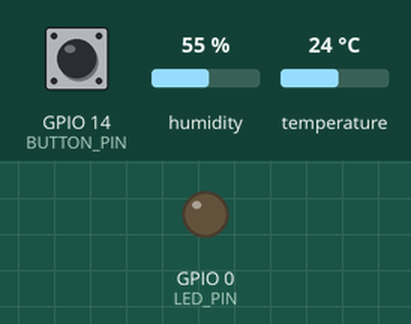
Recording of a sketch running on a simulated ESP8266 (NodeMCU). Shown: output pins drawn as LEDs (lit = HIGH). The test bench sets the inputs (shaded band); at power-on: GPIO 14 (BUTTON_PIN) HIGH, humidity 55 %, temperature 24 °C. WiFi joins after 1.5 s; servers stay silent unless stated; random numbers use the default seed unless the sketch sets one; no MQTT or app messages arrive unless stated; what the sketch prints to the serial monitor is not drawn.

Above: at 4.7 s.
4.8 s: GPIO 14 (BUTTON_PIN) pulled LOW for 0.15 s
At 5.6 s:
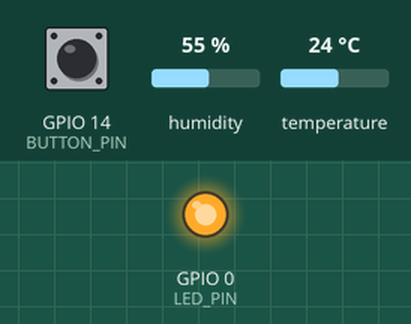
Timing chart, 0 to 7.8 s (numbered marks = the images above; inputs shaded):
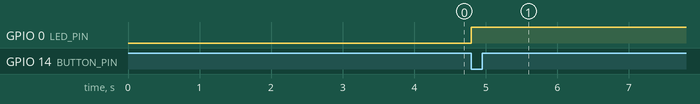

The sketch:

OLEDDHT11.ino
```cpp
#include <ESP8266WiFi.h>
#include <PubSubClient.h>
#include <DHT.h>

// Cấu hình chân cho cảm biến DHT
#define DHTPIN 2          // Chân D4 trên ESP8266
#define DHTTYPE DHT11     // Loại cảm biến DHT có thể là DHT11 hoặc DHT22
#define LED_PIN 0         // Chân D3 (GPIO0) cho đèn LED
#define BUTTON_PIN 14     // Chân D5 (GPIO14) cho nút bấm

DHT dht(DHTPIN, DHTTYPE); // Khởi tạo đối tượng DHT

// Thông tin kết nối WiFi
const char* ssid = "v2022";  // Tên WiFi
const char* password = "Giai12468";    // Mật khẩu WiFi

// Thông tin MQTT Broker
const char* mqtt_server = " 192.168.144.201";
const int mqtt_port = 1883;
const char* mqtt_user = "hovantai";          // Tên đăng nhập MQTT (nếu cần)
const char* mqtt_pass = "123456";        // Mật khẩu MQTT (nếu cần)
 // Chủ đề MQTT để gửi dữ liệu
const char* topic_subscribe = "to-esp8266";
const char* topic_publish = "from-esp8266";
const char* topic_publish_temp = "from-esp8266_temp";
const char* topic_publish_humi = "from-esp8266_humi";
const char* topic_publish_button = "esp8266_button_state";

WiFiClient espClient;
PubSubClient client(espClient);

bool ledState = false; // Trạng thái hiện tại của đèn LED và DHT11
bool sensorActive = false; // Trạng thái hiện tại của nút bấm
bool previousSwitchState = HIGH; // Trạng thái trước đó của nút

void setup() {
  // Khởi tạo kết nối Serial để debug
  Serial.begin(115200);
  delay(500); // Đợi một chút để ổn định

  // Kết nối tới mạng WiFi
  Serial.println();
  Serial.print("Đang kết nối tới mạng WiFi: ");
  Serial.println(ssid);

  WiFi.begin(ssid, password); // Bắt đầu kết nối WiFi

  while (WiFi.status() != WL_CONNECTED) {
    delay(3000);
    Serial.print(".");
  }

  Serial.println("");
  Serial.println("Đã kết nối WiFi thành công");
  Serial.print("Địa chỉ IP: ");
  Serial.println(WiFi.localIP()); // In địa chỉ IP được cấp

  // Cấu hình MQTT server và cổng
  client.setServer(mqtt_server, mqtt_port);


  // Khởi tạo cảm biến DHT
  dht.begin();
  // Khởi tạo chân GPIO cho đèn LED và nút bấm
  pinMode(LED_PIN, OUTPUT);
  pinMode(BUTTON_PIN, INPUT_PULLUP); // Switch sử dụng chế độ kéo lên nội bộ
  digitalWrite(LED_PIN, LOW); // Tắt đèn LED ban đầu
}


void reconnect() {
  // Vòng lặp để đảm bảo kết nối lại MQTT nếu bị ngắt
  while (!client.connected()) {
    Serial.print("Đang kết nối tới MQTT broker...");

    // Tạo một client ID ngẫu nhiên
    String clientId = "mqtt-explorer-ea9c9e01";
    clientId += String(random(0xffff), HEX);

    // Thử kết nối MQTT
    if (client.connect(clientId.c_str(), mqtt_user, mqtt_pass)) {
      Serial.println(" kết nối thành công");
      client.subscribe(topic_subscribe); // Đăng ký chủ đề để nhận lệnh điều khiển
    } else {
      Serial.print(" thất bại với mã lỗi ");
      Serial.print(client.state());
      Serial.println(". Thử lại sau 5 giây");
      delay(5000);
    }
  }
}


void loop() {
  if (!client.connected()) {
    reconnect(); // Kết nối lại MQTT nếu bị ngắt
  }
  client.loop();

  bool currentSwitchState = digitalRead(BUTTON_PIN);

  if (currentSwitchState == LOW && previousSwitchState == HIGH) {
    // Nếu công tắc được nhấn và trạng thái trước đó là HIGH
    sensorActive = !sensorActive; // Chuyển trạng thái hoạt động của cảm biến
    ledState = sensorActive;      // Cập nhật trạng thái của đèn LED
    digitalWrite(LED_PIN, ledState ? HIGH : LOW); // Bật/tắt đèn LED


    if (sensorActive) {
      Serial.println("Đèn LED Bật, bắt đầu đo dữ liệu");
    } else {
      Serial.println("Đèn LED Tắt, ngừng đo dữ liệu");
    }


  }

  previousSwitchState = currentSwitchState; // Cập nhật trạng thái trước đó của công tắc

   // Nếu đèn LED đang bật, tiến hành đọc và gửi dữ liệu từ DHT11
  if (sensorActive) {
    // Đọc giá trị độ ẩm và nhiệt độ từ cảm biến DHT
    float humidity = dht.readHumidity();
    float temperature = dht.readTemperature();

    // Kiểm tra xem việc đọc có thành công không
    if (isnan(humidity) || isnan(temperature)) {
      Serial.println("Lỗi khi đọc dữ liệu từ cảm biến DHT!");
      return;
    }

    // In dữ liệu đọc được ra Serial để kiểm tra
    Serial.print("Độ ẩm: ");
    Serial.print(humidity);
    Serial.print(" %\t");
    Serial.print("Nhiệt độ: ");
    Serial.print(temperature);
    Serial.println(" *C");

    String temp = "";
    temp += temperature;
    String humi = "";
    humi += humidity;
    client.publish(topic_publish_temp, temp.c_str());
    client.publish(topic_publish_humi, humi.c_str());
    Serial.println("Gửi dữ liệu thành công");
    Serial.println("- - - - -");

    delay(2000); // Đợi 2 giây trước khi đọc và gửi dữ liệu lần tiếp theo
  }
}

 
```

Measured:
- after the input at 4.8 s, GPIO 0 (LED_PIN): LOW → HIGH at once
